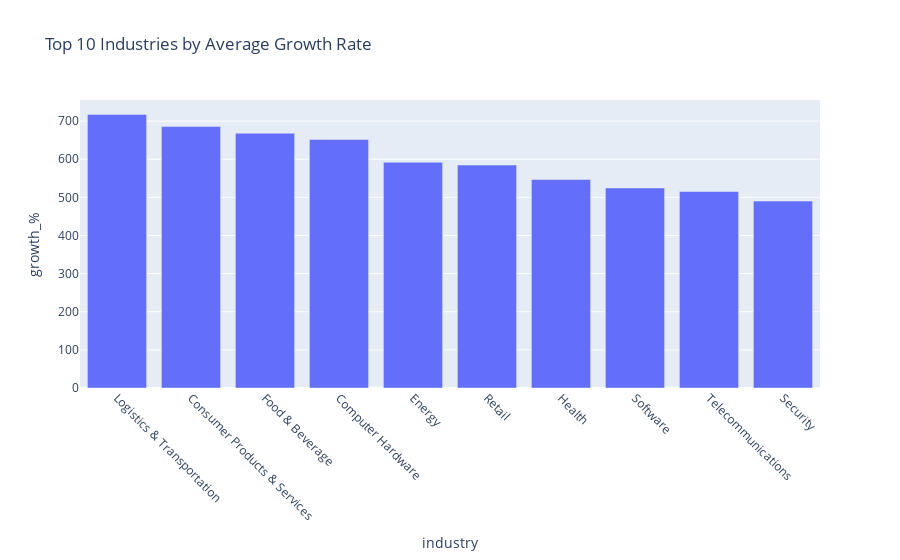

Notebook source saved alongside this figure:
### Markdown cell above
# 3. INDUSTRY-WISE AVERAGE GROWTH RATES

### Code cell
industry_growth = df.groupby('industry')['growth_%'].mean().nlargest(10).reset_index()

fig = px.bar(industry_growth, x='industry', y='growth_%',
             title='Top 10 Industries by Average Growth Rate')
fig.update_xaxes(tickangle=45)
fig.show()

### Figure 1 — Plotly figure (JSON) as saved in the notebook; plotly's stock layout.template omitted (floating-point values rounded to 4 significant figures)
{"data": [{"alignmentgroup": "True", "hovertemplate": "industry=%{x}<br>growth_%=%{y}<extra></extra>", "legendgroup": "", "marker": {"color": "#636efa", "pattern": {"shape": ""}}, "name": "", "offsetgroup": "", "orientation": "v", "showlegend": false, "textposition": "auto", "type": "bar", "x": ["Logistics & Transportation", "Consumer Products & Services", "Food & Beverage", "Computer Hardware", "Energy", "Retail", "Health", "Software", "Telecommunications", "Security"], "xaxis": "x", "y": [717.6, 685.6, 668.2, 652.0, 592.1, 584.8, 546.9, 524.7, 515.4, 490.2], "yaxis": "y"}], "layout": {"barmode": "relative", "legend": {"tracegroupgap": 0}, "title": {"text": "Top 10 Industries by Average Growth Rate"}, "xaxis": {"anchor": "y", "domain": [0, 1], "tickangle": 45, "title": {"text": "industry"}}, "yaxis": {"anchor": "x", "domain": [0, 1], "title": {"text": "growth_%"}}}}
